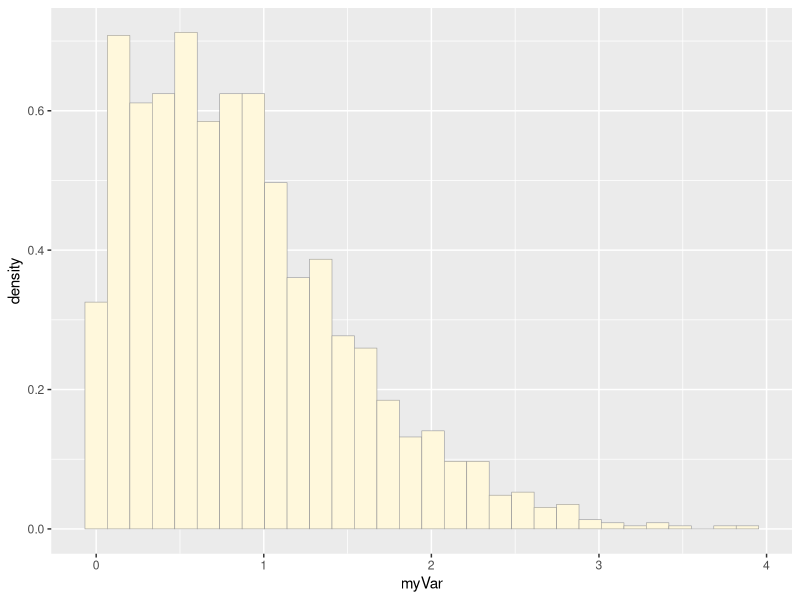
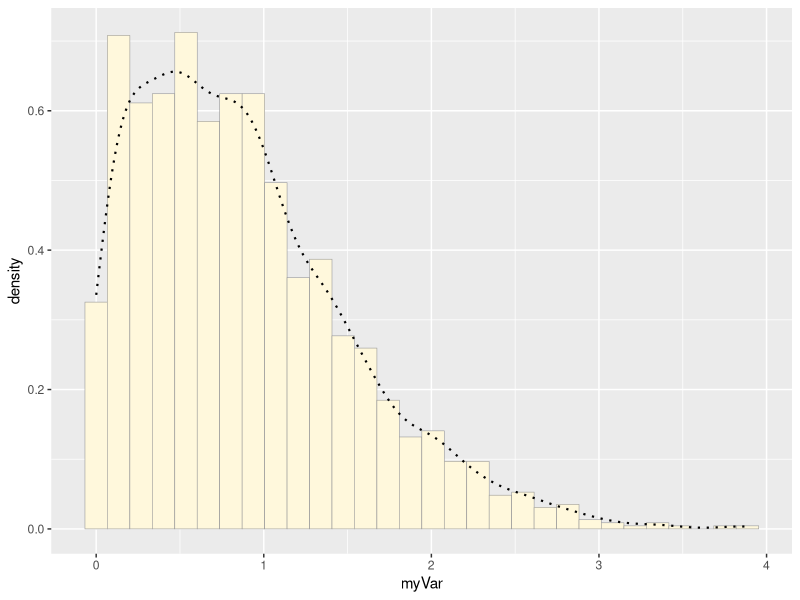
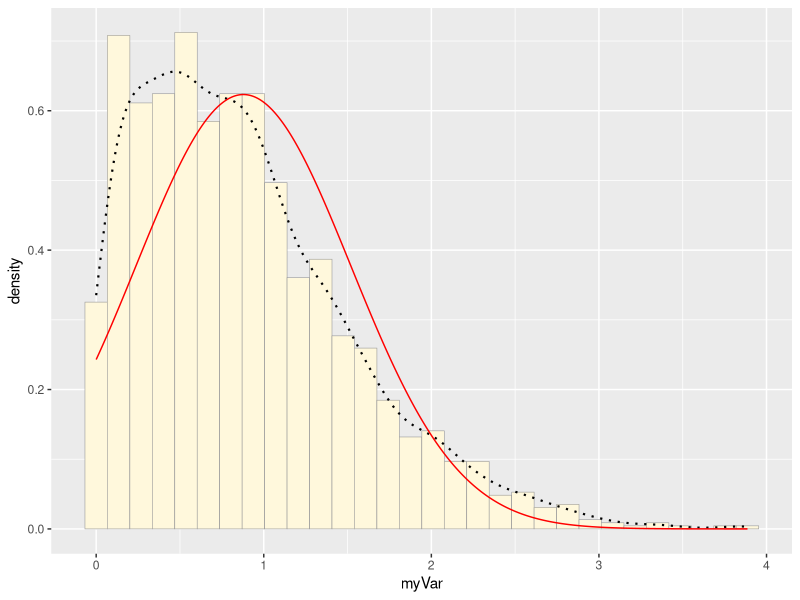
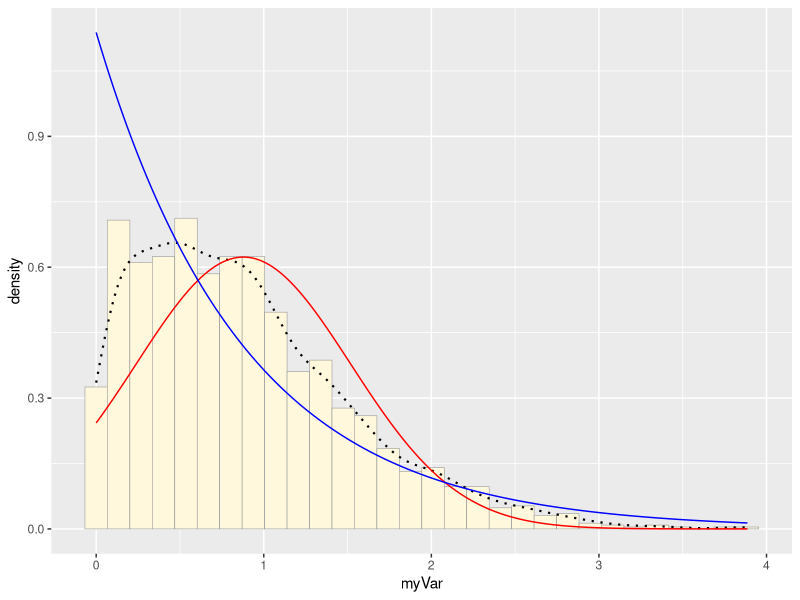
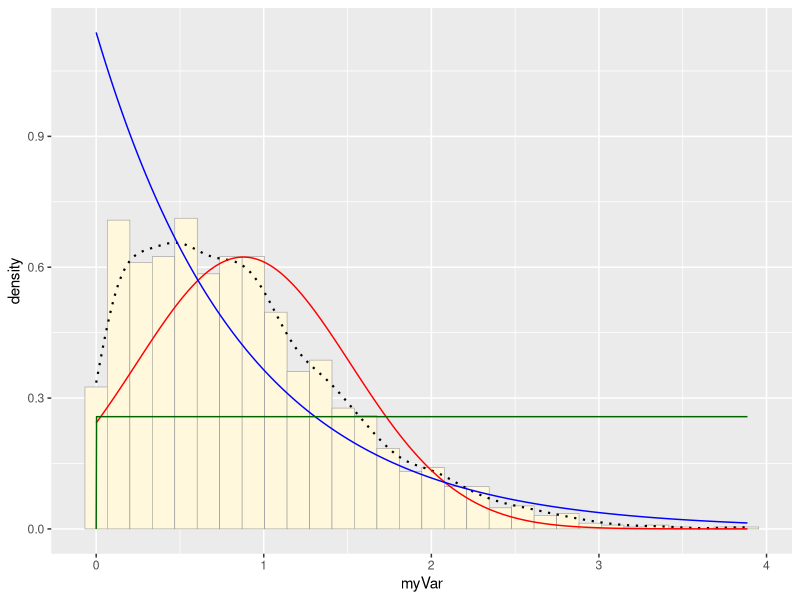
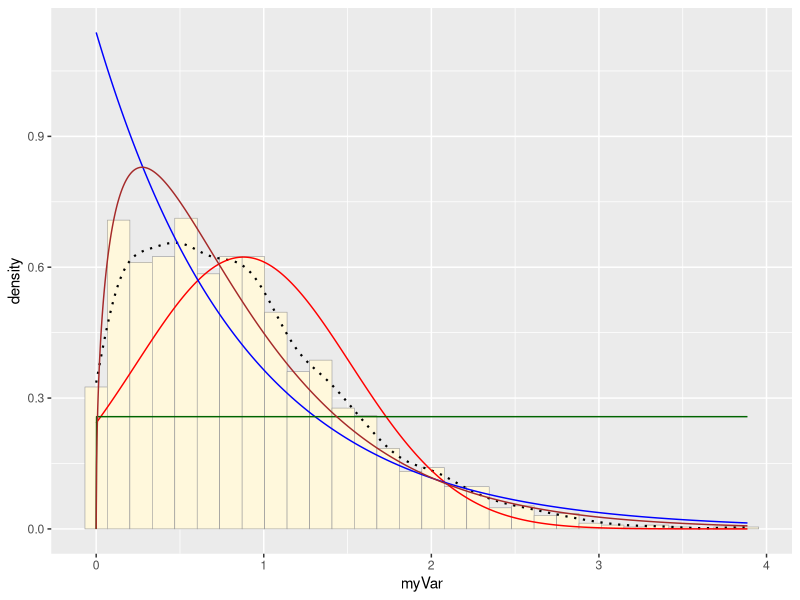
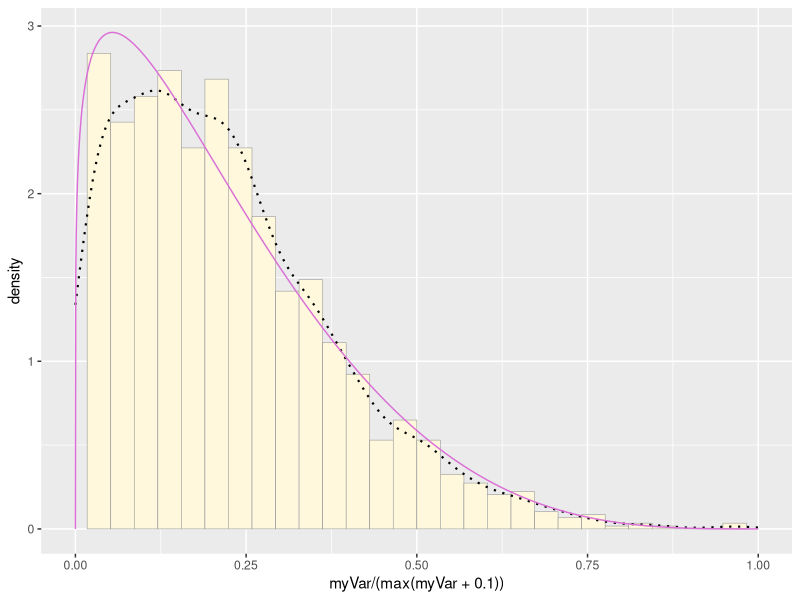
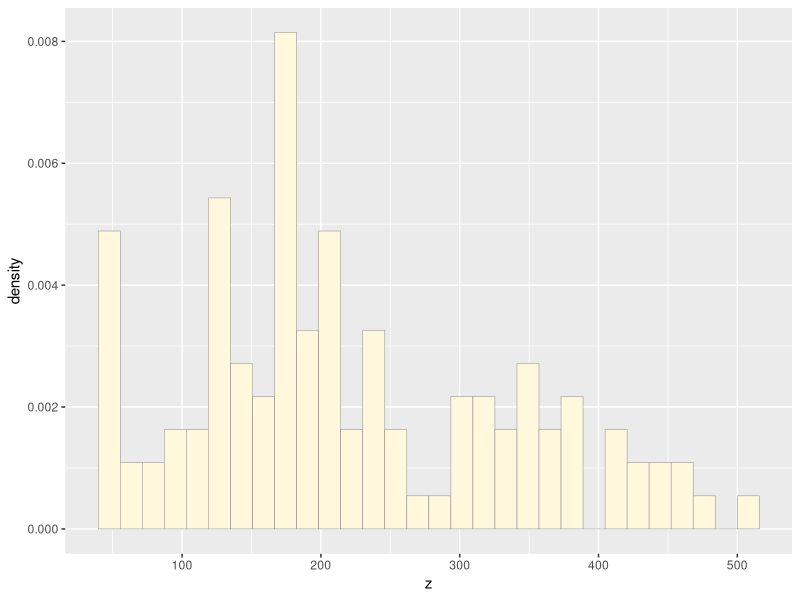

Here is the R script that generated these plots, in order:
# Homework 7
# March 17 2021
# EMD

#--------------------------------

#Open Libraries
library(ggplot2) # for graphics
library(MASS) # for maximum likelihood estimation

# Copied to understand the workflow

# quick and dirty, a truncated normal distribution to work on the solution set

z <- rnorm(n=3000,mean=0.2)
z <- data.frame(1:3000,z)
names(z) <- list("ID","myVar")
z <- z[z$myVar>0,]
str(z)
summary(z$myVar)

# Plot histogram of data
p1 <- ggplot(data=z, aes(x=myVar, y=..density..)) +
  geom_histogram(color="grey60",fill="cornsilk",size=0.2) 
print(p1)

# Add Empirical Density Curve
p1 <-  p1 +  geom_density(linetype="dotted",size=0.75)
print(p1)

# Get maximum likelihood parameters
normPars <- fitdistr(z$myVar,"normal")
print(normPars)
str(normPars)
normPars$estimate["mean"] # note structure of getting a named attribute

# plot normal probability density
meanML <- normPars$estimate["mean"]
sdML <- normPars$estimate["sd"]

xval <- seq(0,max(z$myVar),len=length(z$myVar))

stat <- stat_function(aes(x = xval, y = ..y..), fun = dnorm, colour="red", n = length(z$myVar), args = list(mean = meanML, sd = sdML))
p1 + stat

# Plot exponential probability density
expoPars <- fitdistr(z$myVar,"exponential")
rateML <- expoPars$estimate["rate"]

stat2 <- stat_function(aes(x = xval, y = ..y..), fun = dexp, colour="blue", n = length(z$myVar), args = list(rate=rateML))
p1 + stat + stat2

# Plot Uniform probability density
stat3 <- stat_function(aes(x = xval, y = ..y..), fun = dunif, colour="darkgreen", n = length(z$myVar), args = list(min=min(z$myVar), max=max(z$myVar)))
p1 + stat + stat2 + stat3

# Plot gamma probability distribution

gammaPars <- fitdistr(z$myVar,"gamma")
shapeML <- gammaPars$estimate["shape"]
rateML <- gammaPars$estimate["rate"]

stat4 <- stat_function(aes(x = xval, y = ..y..), fun = dgamma, colour="brown", n = length(z$myVar), args = list(shape=shapeML, rate=rateML))
p1 + stat + stat2 + stat3 + stat4

# Plot beta probability density

pSpecial <- ggplot(data=z, aes(x=myVar/(max(myVar + 0.1)), y=..density..)) +
  geom_histogram(color="grey60",fill="cornsilk",size=0.2) + 
  xlim(c(0,1)) +
  geom_density(size=0.75,linetype="dotted")

betaPars <- fitdistr(x=z$myVar/max(z$myVar + 0.1),start=list(shape1=1,shape2=2),"beta")
shape1ML <- betaPars$estimate["shape1"]
shape2ML <- betaPars$estimate["shape2"]

statSpecial <- stat_function(aes(x = xval, y = ..y..), fun = dbeta, colour="orchid", n = length(z$myVar), args = list(shape1=shape1ML,shape2=shape2ML))
pSpecial + statSpecial

#--------------------------------------------------------

# Done with imported data

# Import
z <- read.table("dates_cacajao_aldina_measurements_and_hand_c_ouakary.csv",header=TRUE,sep=",", stringsAsFactors=FALSE)
str(z)
summary(z)

# Pull out the important data for analysis
z <- z$total_wt
z <- na.omit(z)

# Make into a data frame for analysis
z <- data.frame(1:116,z)
# Plot histogram of data
p1 <- ggplot(data=z, aes(x=z, y=..density..)) +
  geom_histogram(color="grey60",fill="cornsilk",size=0.2) 
print(p1)

# Add Empirical Density Curve
p1 <-  p1 +  geom_density(linetype="dotted",size=0.75)
print(p1)


# Get maximum likelihood parameters
normPars <- fitdistr(z$z,"normal")
print(normPars)
str(normPars)
normPars$estimate["mean"] # note structure of getting a named attribute

# plot normal probability density
meanML <- normPars$estimate["mean"]
sdML <- normPars$estimate["sd"]

xval <- seq(0,max(z$z),len=length(z$z))

stat <- stat_function(aes(x = xval, y = ..y..), fun = dnorm, colour="red", n = length(z$z), args = list(mean = meanML, sd = sdML))
p1 + stat

# Plot exponential probability density
expoPars <- fitdistr(z$z,"exponential")
rateML <- expoPars$estimate["rate"]

stat2 <- stat_function(aes(x = xval, y = ..y..), fun = dexp, colour="blue", n = length(z$z), args = list(rate=rateML))
p1 + stat + stat2

# Plot Uniform probability density
stat3 <- stat_function(aes(x = xval, y = ..y..), fun = dunif, colour="darkgreen", n = length(z$z), args = list(min=min(z$z), max=max(z$z)))
p1 + stat + stat2 + stat3

# Plot gamma probability distribution

gammaPars <- fitdistr(z$z,"gamma")
shapeML <- gammaPars$estimate["shape"]
rateML <- gammaPars$estimate["rate"]

stat4 <- stat_function(aes(x = z, y = ..y..), fun = dgamma, colour="brown", n = length(z$z), args = list(shape=shapeML, rate=rateML))
p1 + stat + stat2 + stat3 + stat4

# Plot beta probability density

pSpecial <- ggplot(data=z, aes(x=z/(max(z + 0.1)), y=..density..)) +
  geom_histogram(color="grey60",fill="cornsilk",size=0.2) + 
  xlim(c(0,1)) +
  geom_density(size=0.75,linetype="dotted")

betaPars <- fitdistr(x=z$z/max(z$z + 0.1),start=list(shape1=1,shape2=2),"beta")
shape1ML <- betaPars$estimate["shape1"]
shape2ML <- betaPars$estimate["shape2"]

statSpecial <- stat_function(aes(x = xval, y = ..y..), fun = dbeta, colour="orchid", n = length(z$z), args = list(shape1=shape1ML,shape2=shape2ML))
pSpecial + statSpecial
